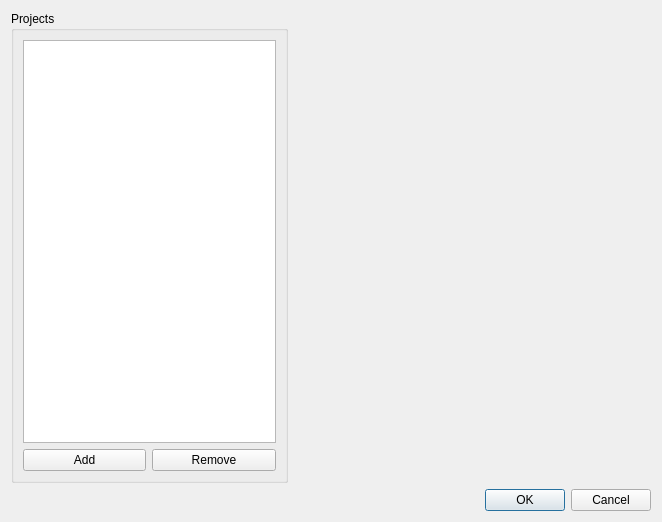
<?xml version="1.0" encoding="UTF-8"?>
<ui version="4.0">
 <class>MainDialog</class>
 <widget class="QDialog" name="MainDialog">
  <property name="geometry">
   <rect>
    <x>0</x>
    <y>0</y>
    <width>662</width>
    <height>522</height>
   </rect>
  </property>
  <property name="windowTitle">
   <string>Database</string>
  </property>
  <layout class="QGridLayout" name="gridLayout_2">
   <item row="0" column="0">
    <widget class="QGroupBox" name="groupBox">
     <property name="title">
      <string>Projects</string>
     </property>
     <layout class="QGridLayout" name="gridLayout">
      <item row="0" column="0" colspan="2">
       <widget class="QListWidget" name="listWidget"/>
      </item>
      <item row="1" column="0">
       <widget class="QPushButton" name="pushButtonAdd">
        <property name="text">
         <string>Add</string>
        </property>
       </widget>
      </item>
      <item row="1" column="1">
       <widget class="QPushButton" name="pushButtonRemove">
        <property name="text">
         <string>Remove</string>
        </property>
       </widget>
      </item>
     </layout>
    </widget>
   </item>
   <item row="0" column="1">
    <spacer name="horizontalSpacer">
     <property name="orientation">
      <enum>Qt::Horizontal</enum>
     </property>
     <property name="sizeHint" stdset="0">
      <size>
       <width>359</width>
       <height>20</height>
      </size>
     </property>
    </spacer>
   </item>
   <item row="1" column="0" colspan="2">
    <widget class="QDialogButtonBox" name="buttonBox">
     <property name="orientation">
      <enum>Qt::Horizontal</enum>
     </property>
     <property name="standardButtons">
      <set>QDialogButtonBox::Cancel|QDialogButtonBox::Ok</set>
     </property>
    </widget>
   </item>
  </layout>
 </widget>
 <resources/>
 <connections>
  <connection>
   <sender>buttonBox</sender>
   <signal>accepted()</signal>
   <receiver>MainDialog</receiver>
   <slot>accept()</slot>
   <hints>
    <hint type="sourcelabel">
     <x>248</x>
     <y>254</y>
    </hint>
    <hint type="destinationlabel">
     <x>157</x>
     <y>274</y>
    </hint>
   </hints>
  </connection>
  <connection>
   <sender>buttonBox</sender>
   <signal>rejected()</signal>
   <receiver>MainDialog</receiver>
   <slot>reject()</slot>
   <hints>
    <hint type="sourcelabel">
     <x>316</x>
     <y>260</y>
    </hint>
    <hint type="destinationlabel">
     <x>286</x>
     <y>274</y>
    </hint>
   </hints>
  </connection>
 </connections>
</ui>
